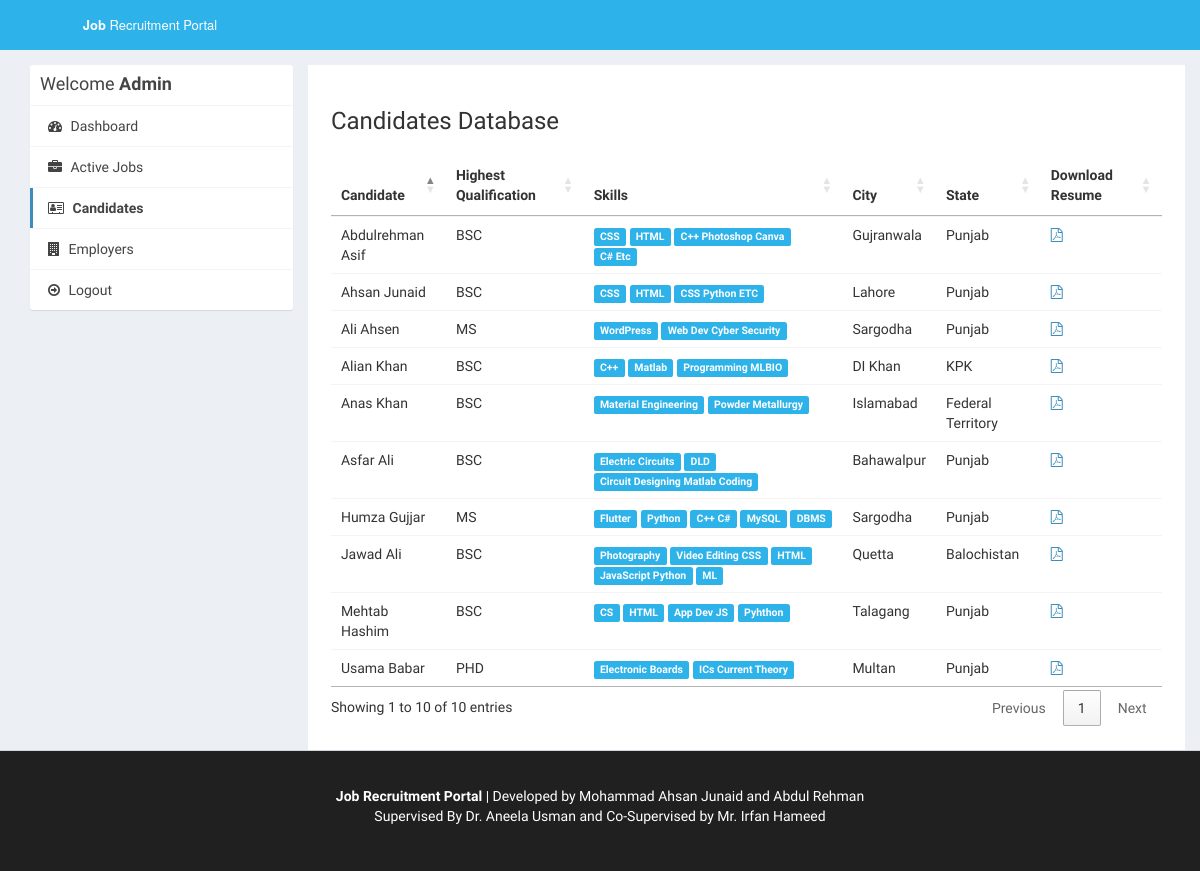
Page /admin/applications.php (signed in) on the committed database.
### tables this page shows
CREATE TABLE `users` (
  `id_user` int(11) NOT NULL,
  `firstname` varchar(255) NOT NULL,
  `lastname` varchar(255) NOT NULL,
  `email` varchar(255) NOT NULL,
  `password` varchar(255) NOT NULL,
  `address` text DEFAULT NULL,
  `city` varchar(255) DEFAULT NULL,
  `state` varchar(255) DEFAULT NULL,
  `contactno` varchar(255) DEFAULT NULL,
  `qualification` varchar(255) DEFAULT NULL,
  `stream` varchar(255) DEFAULT NULL,
  `passingyear` varchar(255) DEFAULT NULL,
  `dob` varchar(255) DEFAULT NULL,
  `age` varchar(255) DEFAULT NULL,
  `designation` varchar(255) DEFAULT NULL,
  `resume` varchar(255) DEFAULT NULL,
  `hash` varchar(255) DEFAULT NULL,
  `active` int(11) NOT NULL DEFAULT 0,
  `aboutme` text DEFAULT NULL,
  `skills` text DEFAULT NULL
);

### admin/applications.php (the view, shortened to what this page needs)
<?php
require_once("../db.php");
?>
<!DOCTYPE html>
<html>
<head>
  <link rel="stylesheet" href="https://cdnjs.cloudflare.com/ajax/libs/twitter-bootstrap/3.3.7/css/bootstrap.min.css">
  <link rel="stylesheet" href="https://cdnjs.cloudflare.com/ajax/libs/font-awesome/4.7.0/css/font-awesome.min.css">
  <link rel="stylesheet" href="https://cdnjs.cloudflare.com/ajax/libs/ionicons/2.0.1/css/ionicons.min.css">
  <link rel="stylesheet" href="https://cdn.datatables.net/1.10.15/css/jquery.dataTables.min.css">
  <link rel="stylesheet" href="../css/AdminLTE.min.css">
  <link rel="stylesheet" href="../css/_all-skins.min.css">
  <link rel="stylesheet" href="../css/custom.css">
</head>
<body class="hold-transition skin-green sidebar-mini">
<div class="wrapper">
  <header class="main-header">
    <a href="index.php" class="logo logo-bg">
      <span class="logo-lg"><b>Job</b> Recruitment Portal</span>
    </a>
    <nav class="navbar navbar-static-top">
    </nav>
  </header>
  <div class="content-wrapper" style="margin-left: 0px;">
    <section id="candidates" class="content-header">
      <div class="container">
        <div class="row">
          <div class="col-md-3">
            <div class="box box-solid">
              <div class="box-header with-border">
                <h3 class="box-title">Welcome <b>Admin</b></h3>
              </div>
              <div class="box-body no-padding">
                <ul class="nav nav-pills nav-stacked">
                  <li><a href="dashboard.php"><i class="fa fa-dashboard"></i> Dashboard</a></li>
                  <li><a href="active-jobs.php"><i class="fa fa-briefcase"></i> Active Jobs</a></li>
                  <li class="active"><a href="applications.php"><i class="fa fa-address-card-o"></i> Candidates</a></li>
                  <li><a href="companies.php"><i class="fa fa-building"></i> Employers</a></li>
                  <li><a href="../logout.php"><i class="fa fa-arrow-circle-o-right"></i> Logout</a></li>
                </ul>
              </div>
            </div>
          </div>
          <div class="col-md-9 bg-white padding-2">
            <h3>Candidates Database</h3>
            <div class="row margin-top-20">
              <div class="col-md-12">
                <div class="box-body table-responsive no-padding">
                  <table id="example2" class="table table-hover">
                    <thead>
                      <th>Candidate</th>
                      <th>Highest Qualification</th>
                      <th>Skills</th>
                      <th>City</th>
                      <th>State</th>
                      <th>Download Resume</th>
                    </thead>
                    <tbody>
                      <?php
                       $sql = "SELECT * FROM users";
                            $result = $conn->query($sql);
                            if($result->num_rows > 0) {
                              while($row = $result->fetch_assoc())
                              {
                                $skills = $row['skills'];
                                $skills = explode(',', $skills);
                      ?>
                      <tr>
                        <td><?php echo $row['firstname'].' '.$row['lastname']; ?></td>
                        <td><?php echo $row['qualification']; ?></td>
                        <td>
                          <?php
                          foreach ($skills as $value) {
                            echo ' <span class="label label-success">'.$value.'</span>';
                          }
                          ?>
                        </td>
                        <td><?php echo $row['city']; ?></td>
                        <td><?php echo $row['state']; ?></td>
                        <?php if($row['resume'] != '') { ?>
                        <td><a href="../uploads/resume/<?php echo $row['resume']; ?>" download="<?php echo $row['firstname'].' Resume'; ?>"><i class="fa fa-file-pdf-o"></i></a></td>
                        <?php } else { ?>
                        <td>No Resume Uploaded</td>
                        <?php } ?>
                      </tr>
                      <?php
                        }
                      }
                      ?>
                    </tbody>
                  </table>
                </div>
              </div>
            </div>
          </div>
        </div>
      </div>
    </section>
  </div>
  <footer class="main-footer" style="margin-left: 0px; color : #fff;  background-color:#202020;">
    <div class="container"  style="text-align: center">
		<div>
            <br>
			<p><b>Job Recruitment Portal</b> | Developed by Mohammad Ahsan Junaid and Abdul Rehman <br> Supervised By Dr. Aneela Usman and Co-Supervised by Mr. Irfan Hameed</p>
            <br>
		</div>
	</div>
  </footer>
</div>
</body>
</html>

### css/custom.css (style rules this page uses)
.logo-bg { background-color: #2db2ea !important; }
.margin-top-20 { margin-top: 20px; }
.padding-2 { padding: 2%; }
.bg-white { background-color: #fff; }

### rows in the picture
users: firstname "Abdulrehman", lastname "Asif", qualification "BSC", skills "CSS", skills "HTML", skills "C++ Photoshop Canva", skills "C# Etc", city "Gujranwala", state "Punjab"
users: firstname "Ahsan", lastname "Junaid", qualification "BSC", skills "CSS", skills "HTML", skills "CSS Python ETC", city "Lahore", state "Punjab"
users: firstname "Humza", lastname "Gujjar", qualification "MS", skills "Flutter", skills "Python", skills "C++ C#", skills "MySQL", skills "DBMS", city "Sargodha", state "Punjab"
users: firstname "Alian", lastname "Khan", qualification "BSC", skills "C++", skills "Matlab", skills "Programming MLBIO", city "DI Khan", state "KPK"
users: firstname "Ali", lastname "Ahsen", qualification "MS", skills "WordPress", skills "Web Dev Cyber Security", city "Sargodha", state "Punjab"
users: firstname "Mehtab", lastname "Hashim", qualification "BSC", skills "CS", skills "HTML", skills "App Dev JS", skills "Pyhthon", city "Talagang", state "Punjab"
users: firstname "Anas", lastname "Khan", qualification "BSC", skills "Material Engineering", skills "Powder Metallurgy", city "Islamabad", state "Federal Territory"
users: firstname "Asfar", lastname "Ali", qualification "BSC", skills "Electric Circuits", skills "DLD", skills "Circuit Designing Matlab Coding", city "Bahawalpur", state "Punjab"
users: firstname "Usama", lastname "Babar", qualification "PHD", skills "Electronic Boards", skills "ICs Current Theory", city "Multan", state "Punjab"
users: firstname "Jawad", lastname "Ali", qualification "BSC", skills "Photography", skills "Video Editing CSS", skills "HTML", skills "JavaScript Python", skills "ML", city "Quetta", state "Balochistan"
